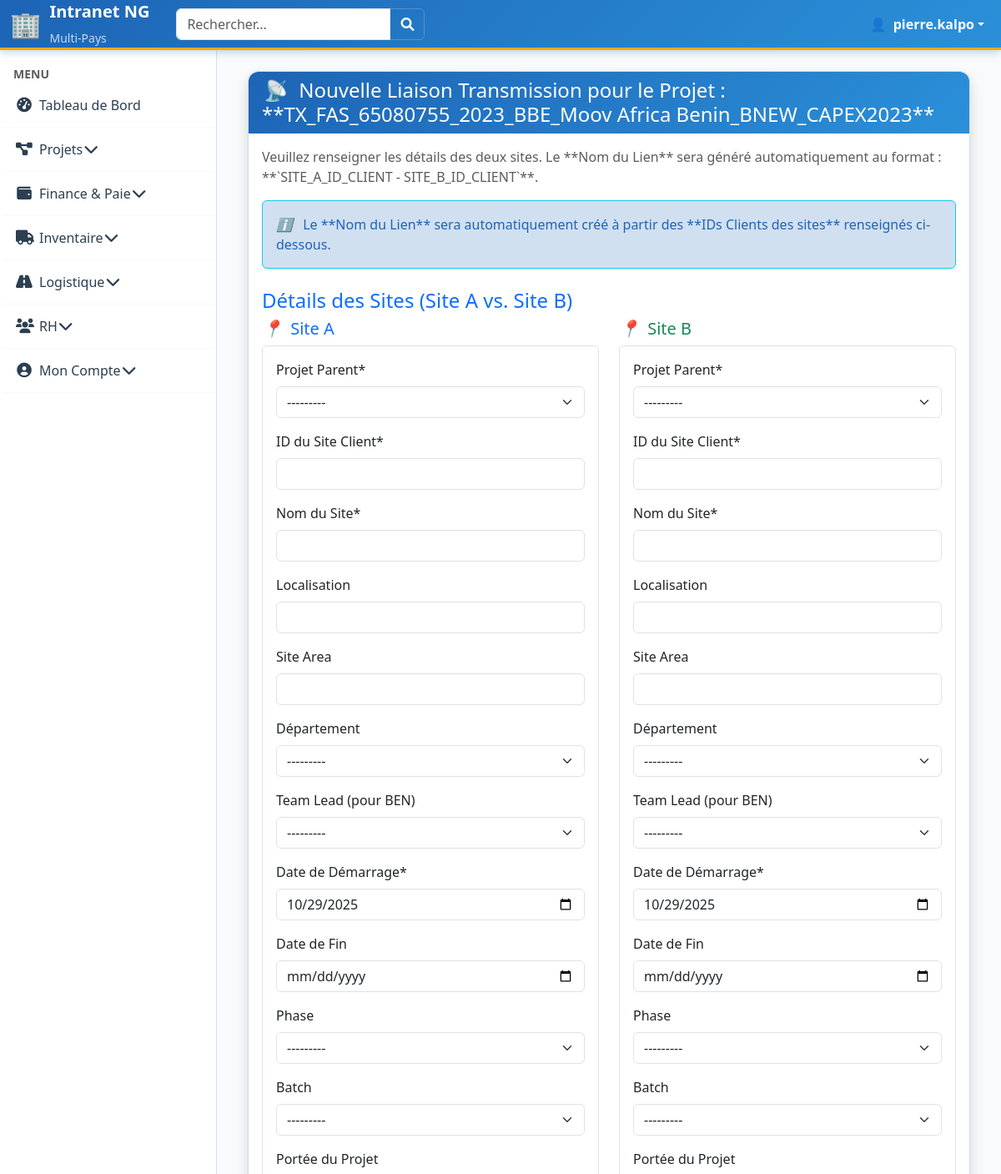
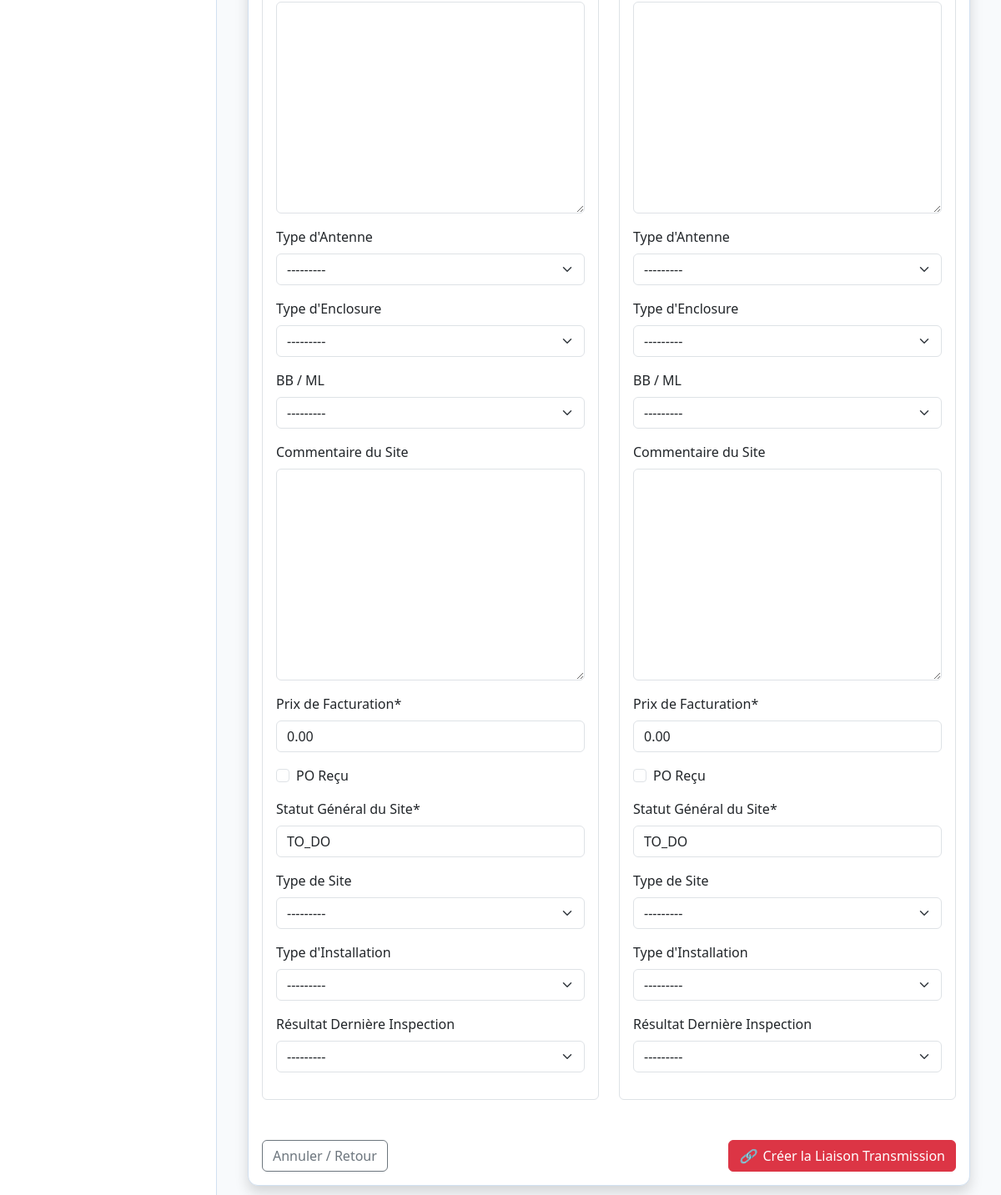
/projects/15/transmission/new/ (signed in), run on the app's committed database (2 pictures, top to bottom).
### users/models.py (models this page shows, shortened)
class CustomUser(AbstractUser):
    phone_number = models.CharField(
        max_length=20, blank=True, null=True, verbose_name="Numéro de téléphone"
    )
    salaire_mensuel_base = models.DecimalField(
        max_digits=10, decimal_places=2, default=Decimal("0.00"), verbose_name=_("Salaire Mensuel de Base")
    )
    statut_actuel = models.CharField(
        max_length=20,
        choices=EMPLOYEE_STATUS_CHOICES,
        default="ACTIF",
        verbose_name=_("Statut actuel"),
    )
    class Meta:
        verbose_name = "Employé"
        verbose_name_plural = "Employés"
    def is_team_lead_user(self):
        return self.groups.filter(name__iexact="Team_Lead").exists()
    def is_coordinator_user(self):
        user_roles = {r.lower() for r in self.get_active_role_names()}
        return (
            "coordinateur de projet" in user_roles or "coordinateur_de_projet" in user_roles
        )
    def is_field_team_user(self):
        user_roles = {r.lower() for r in self.get_active_role_names()}
        return "field team" in user_roles or "field_team" in user_roles
    @property
    def is_cm(self):
        user_roles = {r.lower() for r in self.get_active_role_names()}
        return "country manager" in user_roles or "country_manager" in user_roles
    @property
    def is_coordinator(self):
        return self.is_coordinator_user()
    @property
    def is_field_team(self):
        return self.is_field_team_user()
    @property
    def is_team_lead(self):
        return self.is_team_lead_user()
    @property
    def active_country_ids(self):
        if not self.is_authenticated:
            return []
        return list(
            self.assignments.filter(is_active=True, country__is_active=True)
            .values_list("country_id", flat=True)
            .distinct()
        )
    def get_active_role_names(self):
        if not self.is_authenticated:
            return set()
        return set(
            self.assignments.filter(
                is_active=True, country__is_active=True
            ).values_list("role__name", flat=True)
        )

### projects/models.py (models this page shows, shortened)
class Project(models.Model):
    country = models.ForeignKey(
        'users.Country',  # Utilise une chaîne pour éviter l'import circulaire
        on_delete=models.PROTECT,
        verbose_name=_("Pays d'Exécution"),
        help_text=_("Le pays détermine l'isolation des données."),
    )
    client = models.ForeignKey(
        Client,  # ✅ OK : Client est défini ci-dessus
        on_delete=models.SET_NULL,
        null=True,
        blank=True,
        verbose_name=_("Client")
    )
    name = models.CharField(max_length=200, verbose_name=_("Nom du Projet"))
    budget_alloue = models.DecimalField(
        max_digits=12,
        decimal_places=2,
        default=Decimal("0.00"),
        verbose_name=_("Budget Alloué"),
    )
    statut = models.CharField(
        max_length=20,
        choices=PROJECT_STATUS_CHOICES,
        default="PREPARATION",
        verbose_name=_("Statut"),
    )
    coordinator = models.ForeignKey(
        settings.AUTH_USER_MODEL,
        on_delete=models.PROTECT,
        related_name="coordinated_projects",
        verbose_name=_("Coordonnateur du Projet"),
        help_text=_(
            "L'utilisateur désigné pour gérer le projet (Project Coordinator/CM)."
        ),
    )
    start_date = models.DateField(verbose_name=_("Date de Démarrage"))
    end_date = models.DateField(
        blank=True, null=True, verbose_name=_("Date de Fin Estimée")
    )
    is_active = models.BooleanField(default=True, verbose_name=_("Projet Actif"))
    is_completed = models.BooleanField(default=False, verbose_name=_("Projet Terminé"))
    created_by = models.ForeignKey(
        settings.AUTH_USER_MODEL,
        on_delete=models.SET_NULL,
        null=True,
        related_name="projects_created",
        verbose_name=_("Créé par (Traçabilité)"),
    )
    project_type = models.ForeignKey(
        ProjectType,  # ✅ OK : ProjectType est défini ci-dessus
        on_delete=models.SET_NULL,
        null=True,
        blank=True,
        related_name="projects",
        verbose_name=_("Type de Projet"),
    )
    progress_percentage = models.DecimalField(
        max_digits=5,
        decimal_places=2,
        default=Decimal("0.00"),
        verbose_name=_("Progression Globale (%)"),
    )
    class Meta:
        verbose_name = _("Projet")
        verbose_name_plural = _("Projets")
        unique_together = ("country", "name")
    def __str__(self):
        return f"{self.name} ({self.country.code})"

### projects/views.py (the view, shortened to what this page needs)
class TransmissionLinkCreateView(CountryIsolationMixin, TemplateView):
    form_a_class = SiteForm
    form_b_class = SiteForm
    template_name = (
        "projects/transmission_link_form.html"  # Assurez-vous que c'est le bon template
    )
    permission_required = ("projects.add_transmissionlink",)
    def get_project(self):
        return get_object_or_404(Project, pk=self.kwargs["project_pk"])
    def get_context_data(self, **kwargs):
        context = super().get_context_data(**kwargs)
        project = self.get_project()
        if self.request.method == "POST":
            context["form_a"] = SiteForm(
                self.request.POST,
                prefix="site_a",
                user=self.request.user,
                project=project,
            )
            context["form_b"] = SiteForm(
                self.request.POST,
                prefix="site_b",
                user=self.request.user,
                project=project,
            )
        else:
            context["form_a"] = SiteForm(
                prefix="site_a", user=self.request.user, project=project
            )
            context["form_b"] = SiteForm(
                prefix="site_b", user=self.request.user, project=project
            )
        context["project"] = project
        return context

### core/context_processors.py (called while the page is built)
def user_countries_processor(request):
    user = request.user
    countries = []
    active_country_ids = []
    if user.is_authenticated:
        active_country_ids = user.active_country_ids
        countries = Country.objects.filter(id__in=active_country_ids)
    return {
        "user_countries": countries,
        "active_country_ids": active_country_ids,  # Cette variable est maintenant toujours définie
    }

### core/models.py (called while the page is built)
    def __str__(self):
        return f"{self.name} ({self.country.code})"

### projects/models.py (called while the page is built)
    def __str__(self):
        return self.name

    def __str__(self):
        return self.name

    def __str__(self):
        return self.name

### projects/templates/projects/transmission_link_form.html (shortened to what this page needs)
{% extends "core/base.html" %}
{% load crispy_forms_tags %}
{% load static %}
{% block content %}
<div class="row justify-content-center">
    <div class="col-lg-12 col-md-12">
        <div class="card shadow">
            <div class="card-header bg-danger text-white">
                <h4 class="mb-0">
                    <i class="me-2">📡</i> Nouvelle Liaison Transmission pour le Projet : **{{ project.name }}**
                </h4>
            </div>
            <div class="card-body">
                <p class="text-muted">
                    Veuillez renseigner les détails des deux sites. Le **Nom du Lien** sera généré automatiquement au format : **`SITE_A_ID_CLIENT - SITE_B_ID_CLIENT`**.
                </p>
                <form method="post" novalidate>
                    <div class="alert alert-info border-info">
                        <i class="me-2">ℹ️</i> Le **Nom du Lien** sera automatiquement créé à partir des **IDs Clients des sites** renseignés ci-dessous.
                    </div>
                    <h4 class="mt-4 text-primary">Détails des Sites (Site A vs. Site B)</h4>
                    <div class="row">
                        <div class="col-md-6">
                            <h5 class="text-primary"><i class="me-1">📍</i> Site A</h5>
                            <div class="p-3 border rounded mb-4">
                                {{ form_a|crispy }}
                            </div>
                        </div>
                        <div class="col-md-6">
                            <h5 class="text-success"><i class="me-1">📍</i> Site B</h5>
                            <div class="p-3 border rounded mb-4">
                                {{ form_b|crispy }}
                            </div>
                        </div>
                    </div>
                    <div class="d-flex justify-content-between mt-4">
                        <a href="{% url 'projects:project_detail' pk=project.pk %}" class="btn btn-outline-secondary">
                            Annuler / Retour
                        </a>
                        <button type="submit" class="btn btn-danger">
                            <i class="me-1">🔗</i> Créer la Liaison Transmission
                        </button>
                    </div>
                </form>
            </div>
        </div>
    </div>
</div>
{% endblock %}

### core/templates/core/base.html (shortened to what this page needs)
{% load static %}
<!DOCTYPE html>
<html lang="fr">
<head>
    <link href="https://cdn.jsdelivr.net/npm/bootstrap@5.3.3/dist/css/bootstrap.min.css" rel="stylesheet">
    <link rel="stylesheet" href="https://cdnjs.cloudflare.com/ajax/libs/font-awesome/6.0.0-beta3/css/all.min.css">
</head>
<body>
    <nav class="navbar navbar-expand-lg navbar-custom fixed-top">
        <div class="container-fluid">
            <a class="navbar-brand fw-bold d-flex align-items-center" href="{% url 'home' %}">
                <span style="font-size: 1.5em; margin-right: 10px;">🏢</span>
                <div>
                    <div>Intranet NG</div>
                    <small class="opacity-75" style="font-size: 0.7em; font-weight: 400;">Multi-Pays</small>
                </div>
            </a>
            <form class="d-flex ms-3" role="search">
                <div class="input-group">
                    <input class="form-control" type="search" placeholder="Rechercher..." aria-label="Search">
                    <button class="btn btn-outline-light" type="submit" style="border-color: rgba(255,255,255,0.2);">
                        <i class="fas fa-search"></i>
                    </button>
                </div>
            </form>
            <div class="d-flex ms-auto">
                <ul class="navbar-nav">
                    {% if user.is_authenticated %}
                        <li class="nav-item dropdown">
                            <a class="nav-link dropdown-toggle d-flex align-items-center" href="#" role="button" data-bs-toggle="dropdown">
                                <span class="me-2">👤</span>
                                <strong>{{ user.username }}</strong>
                            </a>
                        </li>
                    {% else %}
                        <li class="nav-item">
                            <a class="nav-link" href="{% url 'login' %}">Connexion</a>
                        </li>
                    {% endif %}
                </ul>
            </div>
        </div>
    </nav>
    <div id="sidebar-wrapper">
        <ul class="sidebar-nav list-group list-group-flush">
            <li class="sidebar-item sidebar-title mt-3">
                <span class="text-uppercase text-muted small fw-bold px-3">Menu</span>
            </li>
            <li class="sidebar-item">
                <a class="sidebar-link {% if request.resolver_match.url_name == 'home' %}active{% endif %}" href="{% url 'home' %}">
                    <i class="fas fa-tachometer-alt me-2"></i> Tableau de Bord
                </a>
            </li>
            <li class="sidebar-item">
                <a class="sidebar-link" data-bs-toggle="collapse" href="#projets-collapse" role="button" aria-expanded="false" aria-controls="projets-collapse">
                    <i class="fas fa-project-diagram me-2"></i> Projets <i class="fas fa-chevron-down float-end"></i>
                </a>
            </li>
            {% if is_cm or is_coordinator or user.is_staff %}
            <li class="sidebar-item">
                <a class="sidebar-link {% if 'finance' in request.path %}active{% endif %}" data-bs-toggle="collapse" href="#finance-collapse" role="button" aria-expanded="false" aria-controls="finance-collapse">
                    <i class="fas fa-wallet me-2"></i> Finance & Paie <i class="fas fa-chevron-down float-end"></i>
                </a>
            </li>
            <li class="sidebar-item">
                <a class="sidebar-link {% if 'inventaire' in request.path %}active{% endif %}" data-bs-toggle="collapse" href="#inventaire-collapse" role="button" aria-expanded="false" aria-controls="inventaire-collapse">
                    <i class="fas fa-truck me-2"></i> Inventaire <i class="fas fa-chevron-down float-end"></i>
                </a>
            </li>
            <li class="sidebar-item">
                <a class="sidebar-link {% if 'logistique' in request.path %}active{% endif %}" data-bs-toggle="collapse" href="#logistique-collapse" role="button" aria-expanded="false" aria-controls="logistique-collapse">
                    <i class="fas fa-road me-2"></i> Logistique <i class="fas fa-chevron-down float-end"></i>
                </a>
            </li>
            <li class="sidebar-item">
                <a class="sidebar-link {% if 'rh' in request.path %}active{% endif %}" data-bs-toggle="collapse" href="#rh-collapse" role="button" aria-expanded="false" aria-controls="rh-collapse">
                    <i class="fas fa-users me-2"></i> RH <i class="fas fa-chevron-down float-end"></i>
                </a>
            </li>
            {% endif %}
            <li class="sidebar-item">
                <a class="sidebar-link" data-bs-toggle="collapse" href="#account-collapse" role="button" aria-expanded="false" aria-controls="account-collapse">
                    <i class="fas fa-user-circle me-2"></i> Mon Compte <i class="fas fa-chevron-down float-end"></i>
                </a>
            </li>
        </ul>
    </div>
    <div id="page-content-wrapper">
        <div class="container-fluid">
            <div id="mainContent">
                {% block content %}
                {% endblock %}
            </div>
        </div>
    </div>
</body>
</html>

### core/templates/core/base.html (style rules this page uses)
:root { --header-height: 60px; --sidebar-width: 260px; --primary-blue: #1D64B5; --secondary-blue: #2B90D9; --light-blue: #D1E0F1; --primary-orange: #F4A900; --accent-yellow: #FFD166; --sidebar-active-bg: var(--light-blue); --sidebar-active-text: var(--primary-blue); --content-bg: #f8fafc; --success-color: #27ae60; --warning-color: var(--primary-orange); --danger-color: #e74c3c; }
body { background-color: var(--content-bg); padding-top: var(--header-height); min-height: 100vh; font-family: 'Segoe UI', Tahoma, Geneva, Verdana, sans-serif; margin: 0; }
.navbar-custom { background: linear-gradient(135deg, var(--primary-blue) 0%, var(--secondary-blue) 100%) !important; border-bottom: 3px solid var(--primary-orange); box-shadow: 0 2px 10px rgba(29, 100, 181, 0.3); height: var(--header-height); position: fixed; top: 0; left: 0; right: 0; z-index: 1030; }
.navbar-custom .navbar-brand, .navbar-custom .nav-link { color: white !important; font-weight: 600; }
#sidebar-wrapper { position: fixed; top: var(--header-height); bottom: 0; left: 0; width: var(--sidebar-width); background: white; border-right: 1px solid var(--light-blue); z-index: 1020; overflow-y: auto; transition: transform 0.3s ease; }
.sidebar-link { display: flex; align-items: center; color: #2c3e50; text-decoration: none; font-weight: 500; padding: 14px 20px 14px 15px; border-left: 4px solid transparent; transition: all 0.3s ease; border-bottom: 1px solid #f8f9fa; }
.sidebar-link i { margin-right: 12px; width: 20px; text-align: center; font-size: 1.1em; }
#page-content-wrapper { margin-left: var(--sidebar-width); width: calc(100% - var(--sidebar-width)); padding: 25px; min-height: calc(100vh - var(--header-height)); background-color: var(--content-bg); transition: all 0.3s ease; margin-top: 0; }
.card { border: none; border-radius: 12px; box-shadow: 0 4px 15px rgba(29, 100, 181, 0.1); transition: all 0.3s ease; border: 1px solid var(--light-blue); }
.card-header { background: linear-gradient(135deg, var(--primary-blue) 0%, var(--secondary-blue) 100%); color: white; border-radius: 12px 12px 0 0 !important; font-weight: 600; border: none; }
.alert-info { background-color: var(--light-blue); border-color: var(--secondary-blue); color: var(--primary-blue); }

### data on the page
CustomUser: username "pierre.kalpo"
Project: name "TX_FAS_65080755_2023_BBE_Moov Africa Benin_BNEW_CAPEX2023"
